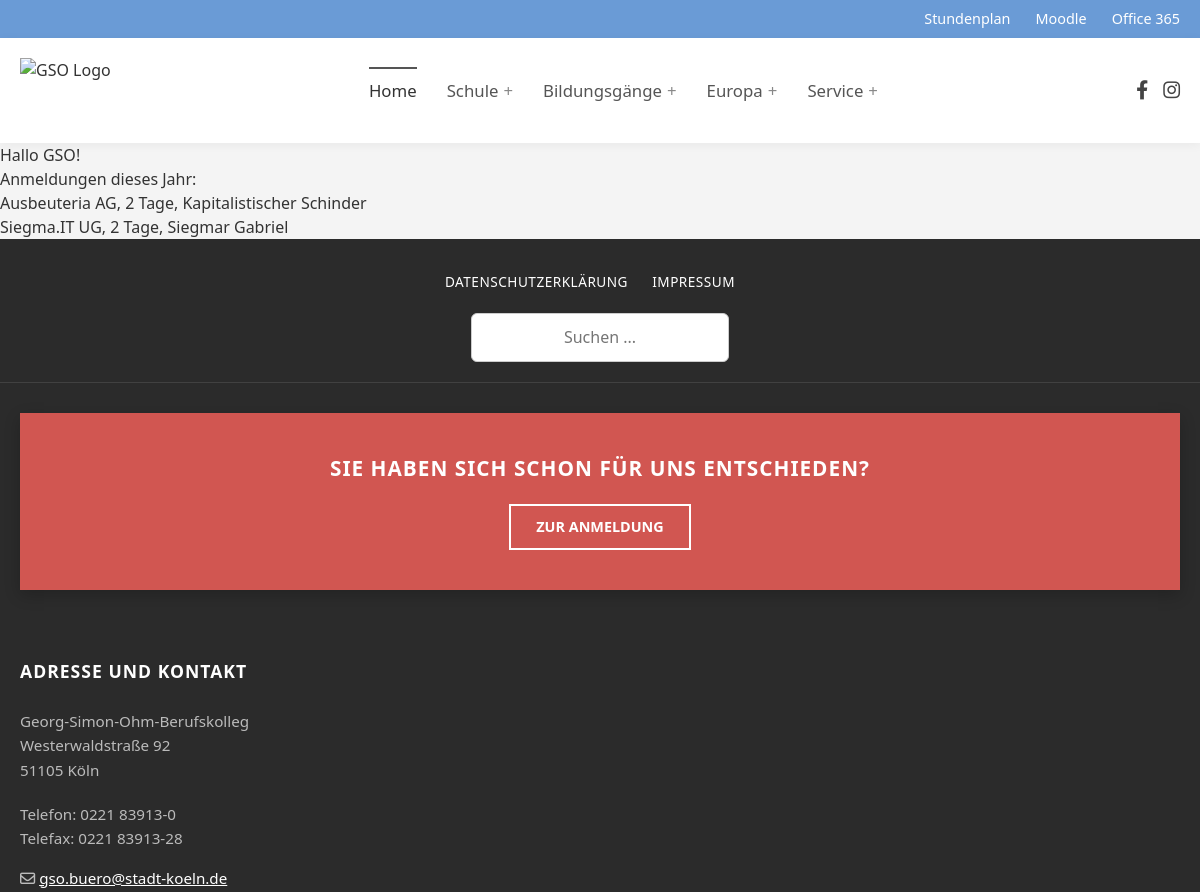
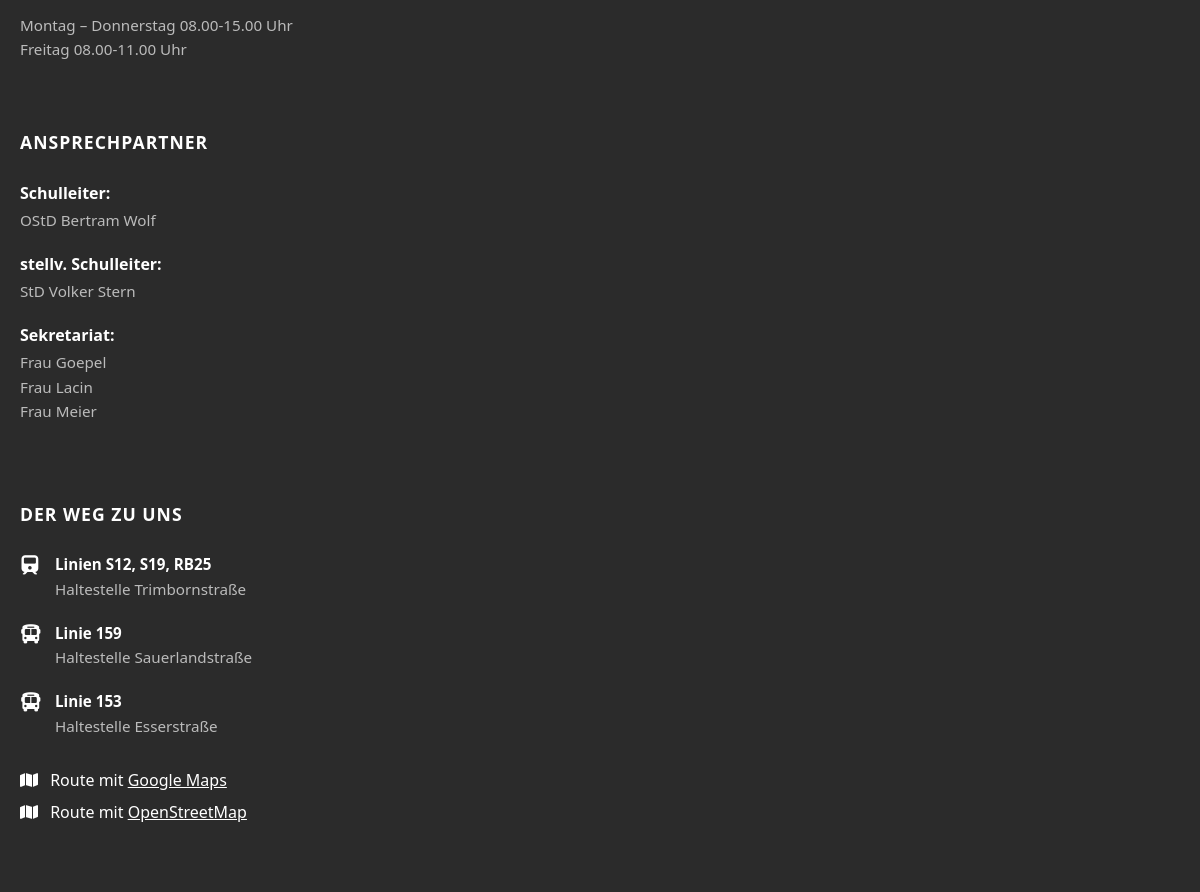
The app's page /dashboard (signed in) with its own data (2 pictures, top to bottom).
### database/models.py (models this page shows)
class User(Schema):
    __tablename__ = 'users'
    id = mapped_column(Integer, primary_key=True)
    name = mapped_column(String, nullable=False)
    contact_person = mapped_column(String, nullable=True)
    phone = mapped_column(String, nullable=True)
    email = mapped_column(String, nullable=False, unique=True)
    street = mapped_column(String, nullable=True)
    zip = mapped_column(String, nullable=True)
    city = mapped_column(String, nullable=True)
    support_association = mapped_column(Boolean, nullable=False, default=False)
    is_admin = mapped_column(Boolean, nullable=False, default=False)
    tokens = relationship("Token", back_populates="user")
    bookings = relationship("Booking", back_populates="user")

class Booking(Schema):
    __tablename__ = 'bookings'
    id = mapped_column(Integer, primary_key=True)
    user_id = mapped_column(Integer, ForeignKey('users.id'), nullable=False)
    event_year = mapped_column(Integer, nullable=False, default=datetime.now().year)
    first = mapped_column(Boolean, nullable=False, default=False)
    second = mapped_column(Boolean, nullable=False, default=False)
    status = mapped_column(Enum(BookingStatus), nullable=False, default=BookingStatus.pending)
    chairs_needed = mapped_column(Integer, nullable=False, default=0)
    tables_needed = mapped_column(Integer, nullable=False, default=0)
    remarks = mapped_column(String, nullable=True)
    presentation = mapped_column(String, nullable=True)
    user = relationship("User", back_populates="bookings")
    UniqueConstraint('user_id', 'event_year')

### app.py (the view, shortened to what this page needs)
@app.route('/marketplace')
@app.route('/dashboard')
@login_required
def dashboard():
    this_year = datetime.now().year
    if current_user.is_admin:
        template = 'admin_dashboard.html'
        bookings = get_bookings(event_year=this_year)
    return render_template(template, user=current_user, bookings=bookings)

### app.py (called while the page is built)
@login_manager.user_loader
def load_user(user_id) -> Optional[Authenticated[User]]:
    try:
        user_id = int(user_id)
        user_record = db.query(User).filter_by(id=user_id).one()
        return Authenticated(user_record)
    except (TypeError, ValueError, NoResultFound):
        print(f'[WARN] user id not found: {user_id}')
        return None

### auth.py (called while the page is built)
    def __getattr__(self, attr):
        return getattr(self.record, attr)

### db.py (called while the page is built)
def get_bookings(**filters):
    return map(decorate, db.query(Booking).filter_by(**filters).all())

def decorate(booking):
    booking.duration = booking.first + booking.second
    return booking

### templates/admin_dashboard.html (shortened to what this page needs)
{% extends "baseLayout.html" %}
{% block content %}
Hallo {{ user.name }}!
<br>
Anmeldungen dieses Jahr:
<ul>
    {% for booking in bookings %}
        <li>{{ booking.user.name }}, {{ booking.duration }} Tage, {{ booking.user.contact_person }}</li>
    {% endfor %}
</ul>
{% endblock %}

### templates/baseLayout.html (shortened to what this page needs)
<!DOCTYPE html>
<html lang="de">
<head>
    <link rel="stylesheet" href="https://cdnjs.cloudflare.com/ajax/libs/font-awesome/6.4.0/css/all.min.css">
    <link rel="stylesheet" href="{{ url_for('static', filename='css/baseStyle.css') }}">
    <link rel="stylesheet" href="{{ url_for('static', filename='css/marketplace.css') }}">
    <link rel="stylesheet" href="{{ url_for('static', filename='css/dashboard.css') }}">
</head>
<body>
    <div class="top-bar">
        <div class="container-width top-bar-inner">
            <a href="#">Stundenplan</a>
            <a href="#">Moodle</a>
            <a href="#">Office 365</a>
        </div>
    </div>
    <header class="site-header">
        <div class="container-width header-inner">
            <div class="branding">
                <a href="#">
                    <img src="https://www.gso-koeln.de/wp-content/uploads/2020/06/cropped-LOGO-GSO_neu.png" alt="GSO Logo">
                </a>
            </div>
            <nav class="main-navigation">
                <ul class="nav-list">
                    <li class="nav-item current-menu-item"><a href="#">Home</a></li>
                    <li class="nav-item has-sub"><a href="#">Schule</a></li>
                    <li class="nav-item has-sub"><a href="#">Bildungsgänge</a></li>
                    <li class="nav-item has-sub"><a href="#">Europa</a></li>
                    <li class="nav-item has-sub">
                        <a href="#">Service</a>
                    </li>
                </ul>
            </nav>
            <div class="header-socials">
                <a href="#" aria-label="Facebook"><i class="fab fa-facebook-f"></i></a>
                <a href="#" aria-label="Instagram"><i class="fab fa-instagram"></i></a>
            </div>
        </div>
    </header>
    {% block content %}
    {% endblock %}
    <div class="footer-wrapper">
        <div class="container-width footer-meta-top">
            <div class="footer-links">
                <a href="#">DATENSCHUTZERKLÄRUNG</a>
                <a href="#">IMPRESSUM</a>
            </div>
            <div class="footer-search">
                <form action="#">
                    <input type="text" placeholder="Suchen ...">
                    <button type="submit"><i class="fas fa-search"></i></button>
                </form>
            </div>
        </div>
        <div class="container-width">
            <div class="cta-banner">
                <h2>SIE HABEN SICH SCHON FÜR UNS ENTSCHIEDEN?</h2>
                <a href="#" class="btn-outline">ZUR ANMELDUNG</a>
            </div>
        </div>
        <footer class="site-footer">
            <div class="container-width">
                <div class="footer-grid">
                    <div class="footer-column">
                        <h3>ADRESSE UND KONTAKT</h3>
                        <p>Georg-Simon-Ohm-Berufskolleg<br>Westerwaldstraße 92<br>51105 Köln</p>
                        <div class="contact-details">
                            <p>Telefon: 0221 83913-0<br>Telefax: 0221 83913-28</p>
                            <p class="mail-link"><i class="far fa-envelope"></i> <a href="mailto:gso.buero@stadt-koeln.de">gso.buero@stadt-koeln.de</a></p>
                            <p style="margin-top: 15px;">Montag – Donnerstag 08.00-15.00 Uhr<br>Freitag 08.00-11.00 Uhr</p>
                        </div>
                    </div>
                    <div class="footer-column">
                        <h3>ANSPRECHPARTNER</h3>
                        <div class="person-group"><strong>Schulleiter:</strong><p>OStD Bertram Wolf</p></div>
                        <div class="person-group"><strong>stellv. Schulleiter:</strong><p>StD Volker Stern</p></div>
                        <div class="person-group"><strong>Sekretariat:</strong><p>Frau Goepel<br>Frau Lacin<br>Frau Meier</p></div>
                    </div>
                    <div class="footer-column">
                        <h3>DER WEG ZU UNS</h3>
                        <ul class="transport-list">
                            <li><i class="fas fa-train"></i> <div><strong>Linien S12, S19, RB25</strong><br>Haltestelle Trimbornstraße</div></li>
                            <li><i class="fas fa-bus"></i> <div><strong>Linie 159</strong><br>Haltestelle Sauerlandstraße</div></li>
                            <li><i class="fas fa-bus"></i> <div><strong>Linie 153</strong><br>Haltestelle Esserstraße</div></li>
                        </ul>
                        <div class="map-links">
                            <a href="#" target="_blank"><i class="fas fa-map"></i> Route mit <u>Google Maps</u></a><br>
                            <a href="#" target="_blank"><i class="fas fa-map"></i> Route mit <u>OpenStreetMap</u></a>
                        </div>
                    </div>
                </div>
            </div>
        </footer>
    </div>
</body>
</html>

### static/css/baseStyle.css (style rules this page uses)
* { box-sizing: border-box; }
body { margin: 0; padding: 0; font-family: 'Segoe UI', Tahoma, Geneva, Verdana, sans-serif; color: #333; background-color: #f9f9f9; line-height: 1.5; }
a { text-decoration: none; color: inherit; transition: color 0.2s ease; }
ul { list-style: none; padding: 0; margin: 0; }
.container-width { max-width: 1240px; margin: 0 auto; padding: 0 20px; }
.top-bar { background-color: #6a9bd6; color: #fff; font-size: 0.9rem; padding: 8px 0; }
.top-bar-inner { display: flex; justify-content: flex-end; gap: 25px; }
.top-bar a { color: #fff; font-weight: 500; }
.site-header { background-color: #fff; padding: 20px 0; box-shadow: 0 2px 10px rgba(0,0,0,0.05); position: relative; z-index: 100; }
.header-inner { display: flex; align-items: center; justify-content: space-between; }
.branding img { height: 65px; width: auto; display: block; }
.main-navigation .nav-list { display: flex; gap: 30px; margin: 0; padding: 0; }
.nav-item { position: relative; }
.nav-link, .nav-item a { color: #555; font-weight: 500; font-size: 1.05rem; padding: 10px 0; position: relative; }
.nav-item.has-sub > a::after { content: '+'; margin-left: 5px; font-weight: 400; color: #888; }
.nav-item.current-menu-item > a { color: #333; border-top: 2px solid #555; }
.header-socials { display: flex; gap: 15px; }
.header-socials a { color: #444; font-size: 1.2rem; }
.footer-wrapper { background-color: #2b2b2b; color: #ccc; padding-top: 30px; }
.footer-meta-top { display: flex; justify-content: space-between; align-items: center; margin-bottom: 30px; border-bottom: 1px solid rgba(255,255,255,0.1); padding-bottom: 20px; }
.footer-links a { color: #fff; font-size: 0.85rem; margin-right: 20px; text-transform: uppercase; letter-spacing: 0.5px; }
.footer-search { position: relative; }
.footer-search input { background: transparent; border: none; border-bottom: 1px solid #777; padding: 5px 25px 5px 0; color: #fff; font-size: 0.9rem; outline: none; width: 200px; text-align: right; }
.footer-search button { position: absolute; right: 0; top: 5px; background: none; border: none; color: #fff; cursor: pointer; }
.cta-banner { background-color: #d15651; padding: 40px; display: flex; justify-content: space-between; align-items: center; margin-bottom: 50px; box-shadow: 0 5px 15px rgba(0,0,0,0.2); }
.cta-banner h2 { color: #fff; margin: 0; font-size: 1.3rem; font-weight: 700; text-transform: uppercase; letter-spacing: 1px; }
.btn-outline { border: 2px solid #fff; color: #fff; padding: 10px 25px; text-transform: uppercase; font-weight: 600; font-size: 0.9rem; transition: all 0.3s; }
.site-footer { padding-bottom: 60px; }
.footer-grid { display: grid; grid-template-columns: repeat(3, 1fr); gap: 40px; }
.footer-column h3 { color: #fff; font-size: 1.1rem; text-transform: uppercase; margin-bottom: 25px; letter-spacing: 1px; font-weight: 700; }
.footer-column p, .footer-column li { font-size: 0.95rem; line-height: 1.6; color: #bbb; margin-bottom: 10px; }
.contact-details { margin-top: 20px; }
.mail-link a { color: #fff; text-decoration: underline; }
.person-group { margin-bottom: 20px; }
.person-group strong { color: #fff; display: block; margin-bottom: 3px; }
.person-group p { margin: 0; }
.transport-list li { display: flex; gap: 15px; margin-bottom: 20px; }
.transport-list i { color: #fff; font-size: 1.2rem; margin-top: 3px; width: 20px; text-align: center; }
.transport-list strong { color: #fff; }
.map-links { margin-top: 30px; }
.map-links a { color: #fff; display: inline-block; margin-bottom: 8px; }
.map-links i { margin-right: 8px; }
.cta-banner { flex-direction: column; text-align: center; gap: 20px; }
.footer-grid { grid-template-columns: 1fr; }
.footer-meta-top { flex-direction: column; gap: 20px; }
.footer-search input { text-align: center; }

### static/css/dashboard.css (style rules this page uses)
:root { --gso-red: #d15651; --gso-blue: #6a9bd6; --gso-blue-hover: #5a8bc6; --text-main: #333; --text-muted: #666; --bg-color: #f4f4f4; --card-bg: #fff; --border-light: #eee; --card-shadow: 0 4px 15px rgba(0,0,0,0.08); --radius: 6px; --content-width: 1000px; }

### records on screen
User: name "GSO"
Booking: user.name "Ausbeuteria AG", duration "2", user.contact_person "Kapitalistischer Schinder"
Booking: user.name "Siegma.IT UG", duration "2", user.contact_person "Siegmar Gabriel"
